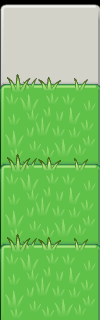

Rendered tile map (Tiled .tmx) drawn with the repository's tilesets; below, a short description and the full map source, tile grids included:
An orthogonal 1x4 tile map with 100x80 px tiles, 1 tile layer (Tile Layer 1).

<map version="1.0" orientation="orthogonal" renderorder="right-down" width="1" height="4" tilewidth="100" tileheight="80" nextobjectid="1">
 <tileset firstgid="1" name="tiles" tilewidth="101" tileheight="171" tilecount="5" columns="0">
  <tileoffset x="0" y="45" />
  <tile id="0">
   <image width="101" height="171" source="../../../assets/img/tiles/water-tile.png" />
  </tile>
  <tile id="1">
   <image width="101" height="171" source="../../../assets/img/tiles/dirt-tile.png" />
  </tile>
  <tile id="2">
   <image width="101" height="171" source="../../../assets/img/tiles/grass-tile.png" />
  </tile>
  <tile id="3">
   <image width="101" height="171" source="../../../assets/img/tiles/plain-tile.png" />
  </tile>
  <tile id="4">
   <image width="101" height="171" source="../../../assets/img/tiles/stone-tile.png" />
  </tile>
 </tileset>
 <layer name="Tile Layer 1" width="1" height="4">
  <data encoding="csv">
4,
3,
3,
3
</data>
 </layer>
</map>
